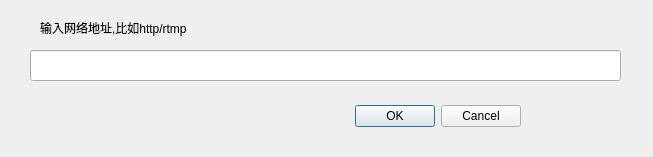
<?xml version="1.0" encoding="UTF-8"?>
<ui version="4.0">
 <class>UrlDialog</class>
 <widget class="QDialog" name="UrlDialog">
  <property name="geometry">
   <rect>
    <x>0</x>
    <y>0</y>
    <width>653</width>
    <height>157</height>
   </rect>
  </property>
  <property name="windowTitle">
   <string>Dialog</string>
  </property>
  <widget class="QDialogButtonBox" name="buttonBox">
   <property name="geometry">
    <rect>
     <x>220</x>
     <y>100</y>
     <width>301</width>
     <height>32</height>
    </rect>
   </property>
   <property name="orientation">
    <enum>Qt::Horizontal</enum>
   </property>
   <property name="standardButtons">
    <set>QDialogButtonBox::Cancel|QDialogButtonBox::Ok</set>
   </property>
  </widget>
  <widget class="QLineEdit" name="urlLineEdit">
   <property name="geometry">
    <rect>
     <x>30</x>
     <y>50</y>
     <width>591</width>
     <height>31</height>
    </rect>
   </property>
  </widget>
  <widget class="QLabel" name="label">
   <property name="geometry">
    <rect>
     <x>40</x>
     <y>20</y>
     <width>231</width>
     <height>16</height>
    </rect>
   </property>
   <property name="text">
    <string>输入网络地址,比如http/rtmp</string>
   </property>
  </widget>
 </widget>
 <resources/>
 <connections>
  <connection>
   <sender>buttonBox</sender>
   <signal>accepted()</signal>
   <receiver>UrlDialog</receiver>
   <slot>accept()</slot>
   <hints>
    <hint type="sourcelabel">
     <x>248</x>
     <y>254</y>
    </hint>
    <hint type="destinationlabel">
     <x>157</x>
     <y>274</y>
    </hint>
   </hints>
  </connection>
  <connection>
   <sender>buttonBox</sender>
   <signal>rejected()</signal>
   <receiver>UrlDialog</receiver>
   <slot>reject()</slot>
   <hints>
    <hint type="sourcelabel">
     <x>316</x>
     <y>260</y>
    </hint>
    <hint type="destinationlabel">
     <x>286</x>
     <y>274</y>
    </hint>
   </hints>
  </connection>
 </connections>
</ui>
